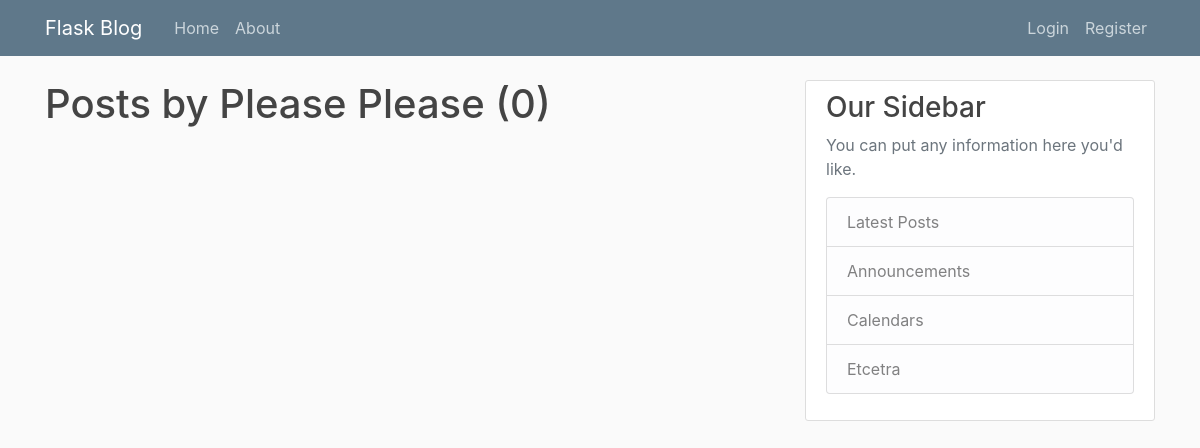
The app's page /user/Please Please, older data.
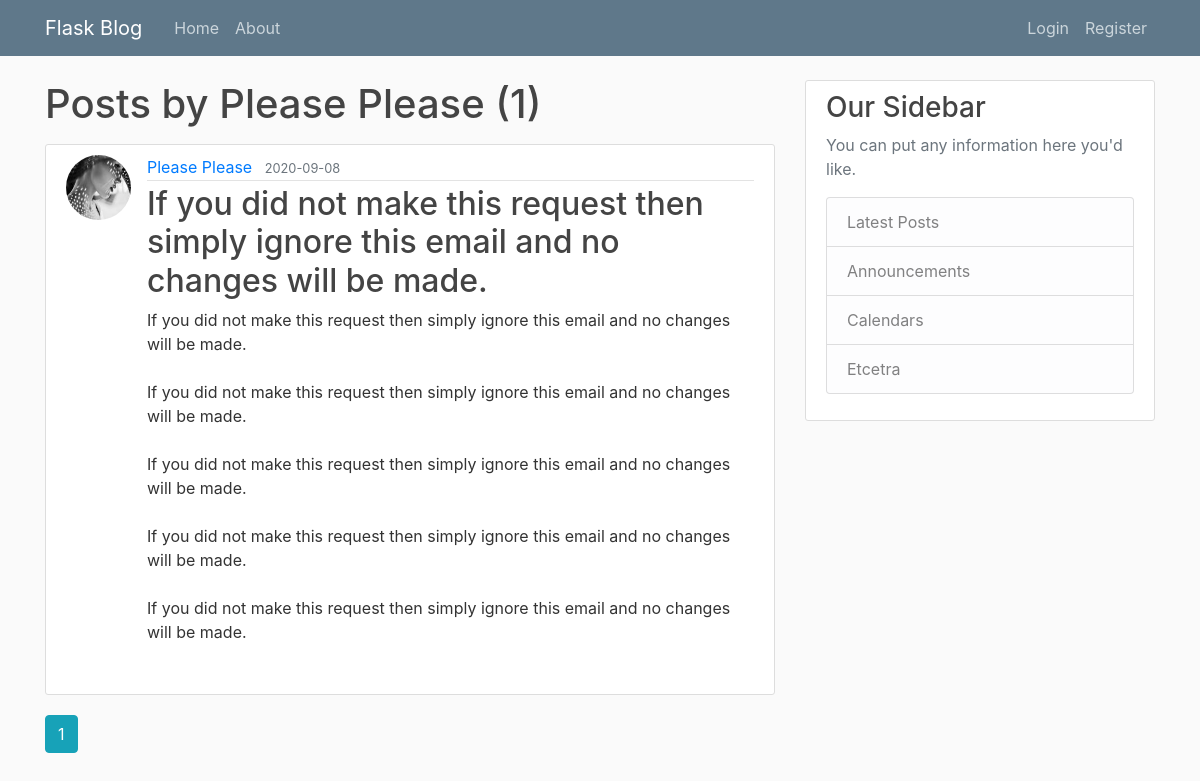
The same page, newer data.
### myflaskblog/models.py (models this page shows, shortened)
class User(db.Model, UserMixin):
    id = db.Column(db.Integer, primary_key=True)
    username = db.Column(db.String(20), unique=True, nullable=False)
    email = db.Column(db.String(120), unique=True, nullable=False)
    image_file = db.Column(db.String(20), nullable=False, default='default.jpg')
    password = db.Column(db.String(60), nullable=False)
    posts = db.relationship('Post', backref='author', lazy=True)

class Post(db.Model):
    id = db.Column(db.Integer, primary_key=True)
    title = db.Column(db.String(100), nullable=False)
    date_posted = db.Column(db.DateTime, nullable=False, default=datetime.utcnow)
    content = db.Column(db.Text, nullable=False)
    user_id = db.Column(db.Integer, db.ForeignKey('user.id'), nullable=False)

### myflaskblog/users/routes.py (the view)
@users.route("/user/<string:username>")
def user_posts(username):
    page = request.args.get('page', 1, type=int)
    user = User.query.filter_by(username=username).first_or_404()
    posts = Post.query.filter_by(author=user)\
        .order_by(Post.date_posted.desc())\
        .paginate(page=page, per_page=5)
    return render_template('user_posts.html', posts=posts, user=user)

### myflaskblog/templates/user_posts.html
{% extends "Layout.html" %}
{% block content %}
    <h1 class="mb-3">Posts by {{ user.username }} ({{ posts.total }})</h1>
    {% for post in posts.items %}
        <article class="media content-section">
            <img class="rounded-circle article-img" src="{{ url_for('static', filename='profile_pics/' + post.author.image_file)}}">
            <div class="media-body">
                <div class="article-metadata">
                    <a class="mr-2" href="{{ url_for('users.user_posts', username=post.author.username)}}">{{ post.author.username }}</a>
                    <small class="text-muted">{{ post.date_posted.strftime('%Y-%m-%d') }}</small>
                </div>
                <h2><a class="article-title" href="{{ url_for('posts.post', post_id=post.id) }}">{{ post.title }}</a></h2>
                <p class="article-content">{{ post.content }}</p>
            </div>
        </article>
    {% endfor %}
    {% for page_num in posts.iter_pages(left_edge=1, right_edge=1, left_current=1, right_current=2) %}
        {% if page_num %}
            {% if posts.page == page_num %}
            <a class="btn btn-info mb-4" href="{{ url_for('users.user_posts', username=user.username, page=page_num) }}">{{ page_num }}</a>
            {% else %}
            <a class="btn btn-outline-info mb-4" href="{{ url_for('users.user_posts', username=user.username, page=page_num) }}">{{ page_num }}</a>
            {% endif %}
        {% else %}
            ...
        {% endif %}
    {% endfor %}
{% endblock content %}

### myflaskblog/templates/layout.html (shortened to what this page needs)
<!DOCTYPE html>
<html lang="en">
<head>
    <link rel="stylesheet" href="https://stackpath.bootstrapcdn.com/bootstrap/4.3.1/css/bootstrap.min.css">
    <link rel="stylesheet" type="text/css" href="{{ url_for('static', filename='main.css')}}">
</head>
<body>
    <header class="site-header">
        <nav class="navbar navbar-expand-md navbar-dark bg-steel fixed-top">
            <div class="container">
                <a class="navbar-brand mr-4" href="/">Flask Blog</a>
                <div class="collapse navbar-collapse" id="navbarToggle">
                    <div class="navbar-nav mr-auto">
                        <a class="nav-item nav-link" href="{{ url_for('main.home') }}">Home</a>
                        <a class="nav-item nav-link" href="{{ url_for('main.about') }}">About</a>
                    </div>
                    <span class="navbar-nav">
                        {% if current_user.is_authenticated %}
                        <span class="navbar-text">Welcome Back {{ current_user.username.capitalize() }} !</span>
                        <a class="nav-item nav-link" href="{{ url_for('posts.new_post') }}">New Post</a>
                        <a class="nav-item nav-link" href="{{ url_for('users.account') }}">Account</a>
                        <a class="nav-item nav-link" href="{{ url_for('users.logout') }}">Logout</a>
                        {% else %}
                        <a class="nav-item nav-link" href="{{ url_for('users.login') }}">Login</a>
                        <a class="nav-item nav-link" href="{{ url_for('users.register') }}">Register</a>
                        {% endif %}
                    </span>
                    </div>
                </div>
        </nav>
    </header>
    <main role="main" class="container">
        <div class="row">
            <div class="col-md-8">
                {% block content %}{% endblock %}
            </div>
            <div class="col-md-4">
                <div class="content-section">
                    <h3>Our Sidebar</h3>
                    <p class='text-muted'>You can put any information here you'd like.
                    <ul class="list-group">
                        <li class="list-group-item list-group-item-light">Latest Posts</li>
                        <li class="list-group-item list-group-item-light">Announcements</li>
                        <li class="list-group-item list-group-item-light">Calendars</li>
                        <li class="list-group-item list-group-item-light">Etcetra</li>
                    </ul>
                    </p>
                </div>
            </div>
        </div>
    </main>
</body>
</html>

### myflaskblog/static/main.css (style rules this page uses)
body { background: #fafafa; color: #333333; margin-top: 5rem; }
h1, h2, h3, h4, h5, h6 { color: #444444; }
.bg-steel { background-color: #5f788a; }
.site-header .navbar-nav .nav-link { color: #cbd5db; }
.content-section { background: #ffffff; padding: 10px 20px; border: 1px solid #dddddd; border-radius: 3px; margin-bottom: 20px; }
.article-title { color: #444444; }
.article-content { white-space: pre-line; }
.article-img { height: 65px; width: 65px; margin-right: 16px; }
.article-metadata { padding-bottom: 1px; margin-bottom: 4px; border-bottom: 1px solid #e3e3e3 }

Row changes from the older to the newer data that the page shows:
added Post: image_file (picture), author.username "Please Please", date_posted "2020-09-08", title "If you did not make this request then simply ignore this email and no changes will be made.", content "If you did not make this request then simply ignore this email and no changes will be made. If you did not make this request then simply ignore this email and no changes will be made. If you did not make this request then simply ignore this email and no changes will be made. If you did not make this request then simply ignore this email and no changes will be made. If you did not make this request then simply ignore this email and no changes will be made."
Text that changed along with them:
{{ posts.total }}: "0" → "1"
new list line: "1"
